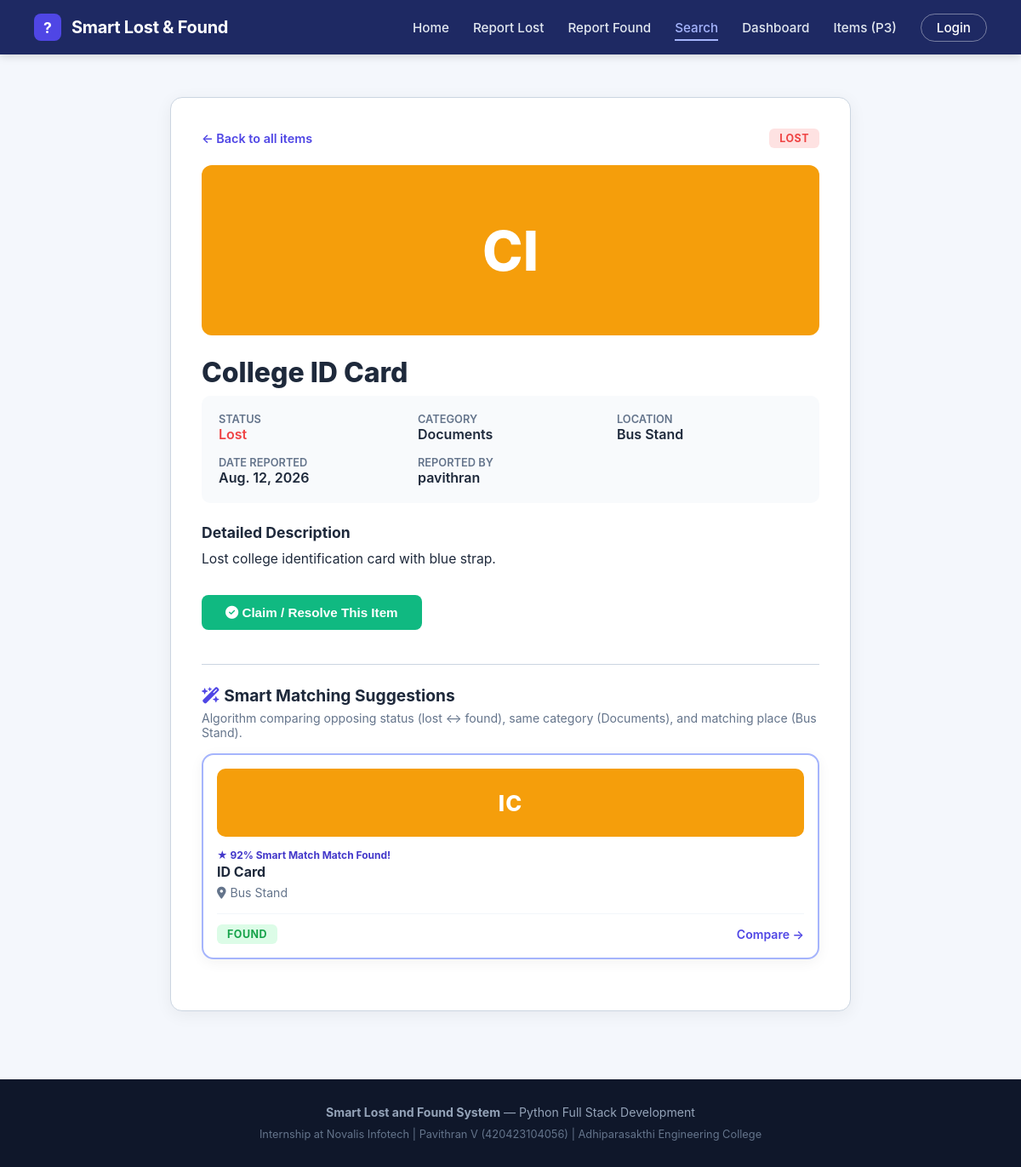
The page /item/7/ on the database its author committed.
### items/models.py (models this page shows, shortened)
class Item(models.Model):
    STATUS_CHOICES = [
        ("lost", "Lost"),
        ("found", "Found"),
        ("claimed", "Claimed"),
    ]
    owner = models.ForeignKey(User, on_delete=models.CASCADE, null=True, blank=True, related_name="items")
    title = models.CharField(max_length=100)
    category = models.CharField(max_length=50)
    place = models.CharField(max_length=100)
    date = models.DateField()
    description = models.TextField(blank=True)
    photo = models.ImageField(upload_to="items/", blank=True, null=True)
    status = models.CharField(max_length=10, choices=STATUS_CHOICES)
    created_at = models.DateTimeField(auto_now_add=True)
    @property
    def initials(self):
        words = self.title.strip().split()
        if len(words) >= 2:
            return f"{words[0][0]}{words[1][0]}".upper()
        elif words and len(words[0]) >= 2:
            return words[0][:2].upper()
        elif words:
            return (words[0][0] + "X").upper()
        return "LF"
    @property
    def card_color(self):
        title_lower = self.title.lower()
        if "wallet" in title_lower:
            return "#4f46e5"  # Vibrant Indigo (BW)
        elif "water" in title_lower or "bottle" in title_lower:
            return "#06b6d4"  # Vibrant Cyan / Teal (BB)
        elif "phone" in title_lower or "android" in title_lower or "mobile" in title_lower:
            return "#ec4899"  # Vibrant Rose / Pink (AP)
        elif "card" in title_lower or "id" in title_lower:
            return "#f59e0b"  # Warm Amber / Orange (IC)
        elif "umbrella" in title_lower:
            return "#10b981"  # Emerald Green (UM)
        elif self.category == "Electronics":
            return "#8b5cf6"  # Purple
        elif self.category == "Documents":
            return "#f59e0b"  # Amber
        return "#4f46e5"

### items/views.py (the view)
# urls.py: path('item/<int:pk>/', views.item_detail, name='item_detail'),
def item_detail(request, pk):
    item = get_object_or_404(Item, pk=pk)
    matches = find_matches(item)
    context = {
        "item": item,
        "matches": matches,
        "active_tab": "search",
    }
    return render(request, "items/detail.html", context)

### items/views.py (called while the page is built)
def find_matches(item):
    opposite = "found" if item.status == "lost" else "lost"
    return Item.objects.filter(
        status=opposite,
        category=item.category,
        place__icontains=item.place
    )

### items/templates/items/detail.html (shortened to what this page needs)
{% extends 'items/base.html' %}
{% load static %}
{% block content %}
<section class="detail-card">
  <div class="detail-header">
    <a href="{% url 'search' %}" style="color: var(--primary); text-decoration: none; font-size: 0.9rem; font-weight: 600;">
      &larr; Back to all items
    </a>
    <span class="status-badge badge-{{ item.status|lower }}">{{ item.status|upper }}</span>
  </div>
  <div class="detail-badge-banner" style="background-color: {{ item.card_color }};">
    {% if item.photo %}
      <img src="{{ item.photo.url }}" alt="{{ item.title }}">
    {% else %}
      <span>{{ item.initials }}</span>
    {% endif %}
  </div>
  <h1 style="font-size: 2rem; font-weight: 800; color: var(--text); margin-bottom: 8px;">{{ item.title }}</h1>
  <div class="detail-info-grid">
    <div class="info-item">
      <label>Status</label>
      <span style="text-transform: capitalize; color: {% if item.status == 'lost' %}#ef4444{% elif item.status == 'found' %}#16a34a{% else %}#64748b{% endif %};">
        {{ item.status }}
      </span>
    </div>
    <div class="info-item">
      <label>Category</label>
      <span>{{ item.category }}</span>
    </div>
    <div class="info-item">
      <label>Location</label>
      <span>{{ item.place }}</span>
    </div>
    <div class="info-item">
      <label>Date Reported</label>
      <span>{{ item.date }}</span>
    </div>
    <div class="info-item">
      <label>Reported By</label>
      <span>{{ item.owner.username|default:"Pavithran V" }}</span>
    </div>
  </div>
  <h3 style="font-size: 1.1rem; font-weight: 700; color: var(--text); margin-bottom: 8px;">Detailed Description</h3>
  <div class="detail-description">
    <p>{{ item.description|default:"No additional description provided." }}</p>
  </div>
  <div class="detail-actions">
    {% if item.status != 'claimed' %}
      <form method="POST" action="{% url 'claim_item' pk=item.pk %}" onsubmit="return confirm('Confirm that this item has been claimed / returned to rightful owner?');">
        <button type="submit" class="btn-claim">
          <i class="fa-solid fa-check-circle"></i>
          <span>Claim / Resolve This Item</span>
        </button>
      </form>
    {% else %}
      <div style="background: #f1f5f9; padding: 10px 18px; border-radius: 8px; color: #64748b; font-weight: 600; font-size: 0.95rem;">
        &#10003; This item has already been claimed and closed.
      </div>
    {% endif %}
  </div>
  <div style="margin-top: 40px; border-top: 1px solid var(--border); padding-top: 24px;">
    <h3 style="font-size: 1.2rem; font-weight: 700; color: var(--text); margin-bottom: 6px;">
      <i class="fa-solid fa-wand-magic-sparkles" style="color: var(--primary);"></i>
      Smart Matching Suggestions
    </h3>
    <p style="color: var(--text-muted); font-size: 0.88rem; margin-bottom: 16px;">
      Algorithm comparing opposing status ({{ item.status }} &harr; {% if item.status == 'lost' %}found{% else %}lost{% endif %}), same category ({{ item.category }}), and matching place ({{ item.place }}).
    </p>
    {% if matches %}
      <div class="item-grid">
        {% for match in matches %}
          <div class="report-item-card" style="border: 2px solid #a5b4fc;">
            <div class="card-initials-badge" style="background-color: {{ match.card_color }}; height: 80px; font-size: 1.6rem;">
              <span>{{ match.initials }}</span>
            </div>
            <div class="card-content">
              <div style="font-size: 0.75rem; color: #4338ca; font-weight: 700; margin-bottom: 2px;">
                &#9733; 92% Smart Match Match Found!
              </div>
              <h4 class="card-title" style="font-size: 1rem;">{{ match.title }}</h4>
              <div class="card-place">
                <i class="fa-solid fa-location-dot"></i>
                <span>{{ match.place }}</span>
              </div>
            </div>
            <div class="card-footer">
              <span class="status-badge badge-{{ match.status|lower }}">{{ match.status|upper }}</span>
              <a href="{% url 'item_detail' pk=match.pk %}" class="card-view-link">Compare &rarr;</a>
            </div>
          </div>
        {% endfor %}
      </div>
    {% else %}
      <div style="background: #f8fafc; padding: 16px 20px; border-radius: 8px; color: #64748b; font-size: 0.9rem;">
        No active matching reports found in the same category and location yet. When a matching report is submitted, it will be automatically suggested here.
      </div>
    {% endif %}
  </div>
</section>
{% endblock %}

### static/css/style.css (style rules this page uses)
:root { --bg: #f4f7fc; --primary: #4f46e5; --primary-hover: #4338ca; --dark: #1e2963; --dark-hover: #17204f; --text: #1e293b; --text-muted: #64748b; --text-light: #e2e8f0; --active-link: #a5b4fc; --border: #cbd5e1; --card-bg: #ffffff; --lost-bg: #fee2e2; --lost-color: #ef4444; --found-bg: #dcfce7; --found-color: #16a34a; --claimed-bg: #f1f5f9; --claimed-color: #64748b; --match-bg: #eef2ff; --match-border: #c7d2fe; --match-text: #3730a3; --success-bg: #ecfdf5; --success-border: #a7f3d0; --success-text: #047857; }
* { margin: 0; padding: 0; box-sizing: border-box; }
body { background: var(--bg); color: var(--text); font-family: -apple-system, BlinkMacSystemFont, "Segoe UI", Roboto, "Helvetica Neue", Arial, sans-serif; min-height: 100vh; display: flex; flex-direction: column; }
.item-grid { display: grid; grid-template-columns: repeat(auto-fit, minmax(230px, 1fr)); gap: 22px; margin-bottom: 24px; }
.report-item-card { background: var(--card-bg); border-radius: 14px; padding: 16px; box-shadow: 0 4px 16px rgba(0, 0, 0, 0.05); border: 1px solid rgba(226, 232, 240, 0.8); display: flex; flex-direction: column; transition: transform 0.2s ease, box-shadow 0.2s ease; }
.card-initials-badge { height: 110px; border-radius: 10px; display: flex; align-items: center; justify-content: center; font-size: 2.2rem; font-weight: 800; color: #ffffff; letter-spacing: 1px; margin-bottom: 14px; position: relative; overflow: hidden; }
.card-content { flex: 1; }
.card-title { font-size: 1.1rem; font-weight: 700; color: var(--text); margin-bottom: 6px; }
.card-place { font-size: 0.88rem; color: var(--text-muted); display: flex; align-items: center; gap: 5px; margin-bottom: 16px; }
.card-footer { display: flex; align-items: center; justify-content: space-between; padding-top: 12px; border-top: 1px solid #f1f5f9; }
.status-badge { padding: 4px 12px; border-radius: 6px; font-size: 0.78rem; font-weight: 700; letter-spacing: 0.5px; text-transform: uppercase; }
.badge-lost { background: var(--lost-bg); color: var(--lost-color); }
.badge-found { background: var(--found-bg); color: var(--found-color); }
.card-view-link { color: var(--primary); text-decoration: none; font-weight: 600; font-size: 0.88rem; display: flex; align-items: center; gap: 3px; transition: gap 0.2s ease; }
.detail-card { max-width: 800px; margin: 20px auto; background: #ffffff; border-radius: 14px; padding: 36px; box-shadow: 0 4px 20px rgba(0, 0, 0, 0.06); border: 1px solid var(--border); }
.detail-header { display: flex; align-items: center; justify-content: space-between; margin-bottom: 20px; }
.detail-badge-banner { height: 200px; border-radius: 12px; display: flex; align-items: center; justify-content: center; font-size: 4rem; font-weight: 800; color: #ffffff; margin-bottom: 24px; position: relative; overflow: hidden; }
.detail-info-grid { display: grid; grid-template-columns: repeat(auto-fit, minmax(200px, 1fr)); gap: 16px; background: #f8fafc; padding: 20px; border-radius: 10px; margin-bottom: 24px; }
.info-item label { font-size: 0.8rem; font-weight: 600; color: #64748b; text-transform: uppercase; display: block; }
.info-item span { font-size: 1rem; font-weight: 600; color: var(--text); }
.detail-description { margin-bottom: 30px; line-height: 1.6; font-size: 0.98rem; }
.detail-actions { display: flex; gap: 14px; align-items: center; }
.btn-claim { background: #10b981; color: #ffffff; border: none; padding: 12px 28px; border-radius: 8px; font-size: 0.95rem; font-weight: 600; cursor: pointer; transition: background 0.2s ease; }

### rows shown on the page
Item: status "LOST", initials "CI", title "College ID Card", status "Lost", category "Documents", place "Bus Stand", date "Aug. 12, 2026", owner.username "pavithran", description "Lost college identification card with blue strap.", status "lost"
Item: initials "IC", title "ID Card", place "Bus Stand", status "FOUND"
